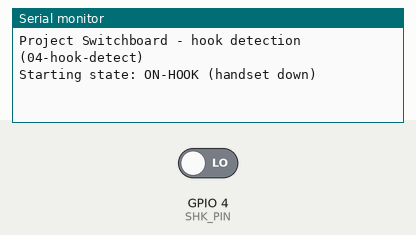
Bench run of a sketch on a simulated ESP32-S3. Shown: the last lines printed to the serial monitor. The test bench sets the inputs (shaded band); at power-on: GPIO 4 (SHK_PIN) LOW.

Above: at 2.7 s.
2.8 s: GPIO 4 (SHK_PIN) driven HIGH
At 4.0 s:
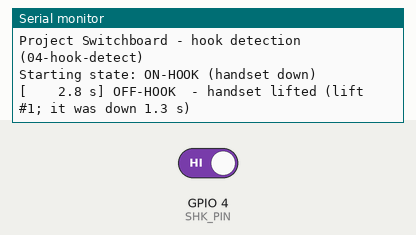
4.3 s: GPIO 4 (SHK_PIN) driven LOW
At 5.4 s:
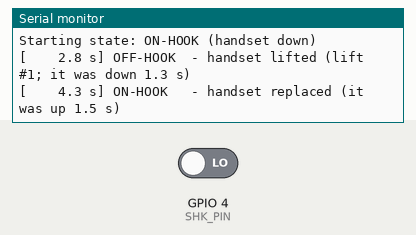

The sketch:

04-hook-detect.ino
```cpp
// Project Switchboard - Phase 4 (T-059): the ESP32 sees the handset lift.
// Reads the AG1171's SHK (off-hook) signal through the 10 kOhm + 100 kOhm divider (T-058)
// and reports every change on the Serial Monitor. No Wi-Fi, nothing driven: GPIO 4 is input only.
// Board: ESP32S3 Dev Module; USB CDC On Boot: Enabled. Serial Monitor at 115200 baud.
// LED: green = handset up (off-hook), dim blue = handset down (on-hook).

const int SHK_PIN = 4;          // divider midpoint (row Z) -> GPIO 4. Never connect SHK directly.
const int LED_PIN = 48;
const unsigned long DEBOUNCE_MS = 30;   // ignore contact bounce shorter than this

bool offHook = false;           // last confirmed state
bool lastRaw = false;
unsigned long rawChangedAt = 0;
unsigned long stateSince = 0;
unsigned long lifts = 0;

void led(int r, int g, int b) { rgbLedWrite(LED_PIN, r, g, b); }

void showState() {
  if (offHook) led(0, 40, 0); else led(0, 0, 8);
}

void setup() {
  Serial.begin(115200);
  delay(1500);                  // give the Serial Monitor time to attach
  pinMode(SHK_PIN, INPUT);      // plain input: the divider sets the level, no internal pull resistor
  offHook = lastRaw = digitalRead(SHK_PIN);
  stateSince = rawChangedAt = millis();
  showState();
  Serial.println();
  Serial.println("Project Switchboard - hook detection (04-hook-detect)");
  Serial.printf("Starting state: %s\n", offHook ? "OFF-HOOK (handset up)" : "ON-HOOK (handset down)");
}

void loop() {
  bool raw = digitalRead(SHK_PIN);
  unsigned long now = millis();
  if (raw != lastRaw) { lastRaw = raw; rawChangedAt = now; }

  if (raw != offHook && now - rawChangedAt >= DEBOUNCE_MS) {
    unsigned long heldMs = now - stateSince;
    offHook = raw;
    stateSince = now;
    if (offHook) {
      lifts++;
      Serial.printf("[%7.1f s] OFF-HOOK  - handset lifted (lift #%lu; it was down %.1f s)\n",
                    now / 1000.0, lifts, heldMs / 1000.0);
    } else {
      Serial.printf("[%7.1f s] ON-HOOK   - handset replaced (it was up %.1f s)\n",
                    now / 1000.0, heldMs / 1000.0);
    }
    showState();
  }
  delay(1);
}
```

Measured:
- after the input at 2.8 s, the serial monitor: prints a new line at once (image 1)
- after the input at 4.3 s, the serial monitor: prints a new line at once (image 2)
